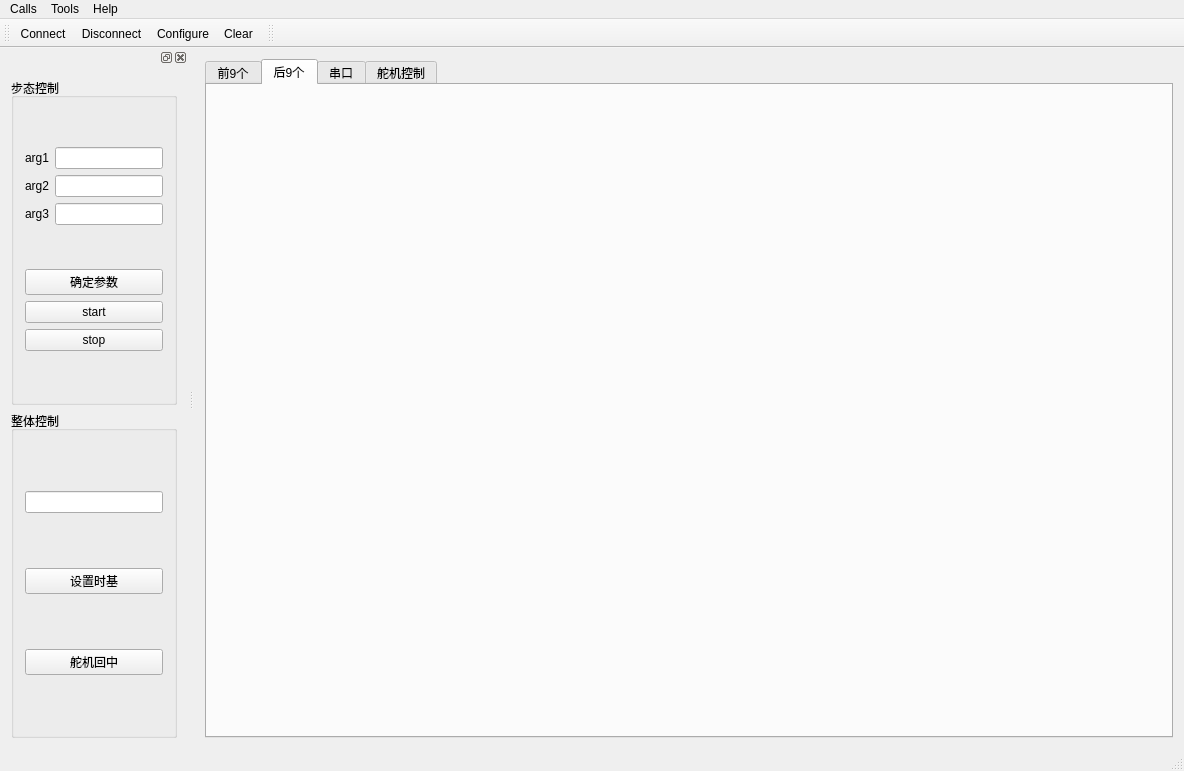
<?xml version="1.0" encoding="UTF-8"?>
<ui version="4.0">
 <class>MainWindow</class>
 <widget class="QMainWindow" name="MainWindow">
  <property name="geometry">
   <rect>
    <x>0</x>
    <y>0</y>
    <width>1184</width>
    <height>771</height>
   </rect>
  </property>
  <property name="windowTitle">
   <string>Simple Terminal</string>
  </property>
  <widget class="QWidget" name="centralWidget">
   <layout class="QHBoxLayout" name="horizontalLayout">
    <item>
     <widget class="QTabWidget" name="tabWidget">
      <property name="currentIndex">
       <number>1</number>
      </property>
      <widget class="QWidget" name="tab_3">
       <attribute name="title">
        <string>前9个</string>
       </attribute>
       <layout class="QGridLayout" name="gridLayout_3">
        <item row="0" column="0">
         <widget class="single" name="single_1" native="true"/>
        </item>
        <item row="3" column="0">
         <widget class="single" name="single_7" native="true"/>
        </item>
        <item row="2" column="2">
         <widget class="single" name="single_6" native="true"/>
        </item>
        <item row="3" column="1">
         <widget class="single" name="single_8" native="true"/>
        </item>
        <item row="2" column="1">
         <widget class="single" name="single_5" native="true"/>
        </item>
        <item row="0" column="2">
         <widget class="single" name="single_3" native="true"/>
        </item>
        <item row="2" column="0">
         <widget class="single" name="single_4" native="true"/>
        </item>
        <item row="3" column="2">
         <widget class="single" name="single_9" native="true"/>
        </item>
        <item row="0" column="1">
         <widget class="single" name="single_2" native="true"/>
        </item>
       </layout>
      </widget>
      <widget class="QWidget" name="tab_4">
       <attribute name="title">
        <string>后9个</string>
       </attribute>
       <layout class="QGridLayout" name="gridLayout">
        <item row="1" column="0">
         <widget class="single" name="single_13" native="true"/>
        </item>
        <item row="2" column="0">
         <widget class="single" name="single_16" native="true"/>
        </item>
        <item row="0" column="0">
         <widget class="single" name="single_10" native="true"/>
        </item>
        <item row="0" column="1">
         <widget class="single" name="single_11" native="true"/>
        </item>
        <item row="0" column="2">
         <widget class="single" name="single_12" native="true"/>
        </item>
        <item row="1" column="1">
         <widget class="single" name="single_14" native="true"/>
        </item>
        <item row="2" column="1">
         <widget class="single" name="single_17" native="true"/>
        </item>
        <item row="1" column="2">
         <widget class="single" name="single_15" native="true"/>
        </item>
        <item row="2" column="2">
         <widget class="single" name="single_18" native="true"/>
        </item>
       </layout>
      </widget>
      <widget class="QWidget" name="tab_7">
       <attribute name="title">
        <string>串口</string>
       </attribute>
       <layout class="QVBoxLayout" name="verticalLayout_3">
        <item>
         <widget class="QTextBrowser" name="textBrowser"/>
        </item>
        <item>
         <widget class="QTextEdit" name="textEdit"/>
        </item>
        <item>
         <widget class="QPushButton" name="pushButton_6">
          <property name="text">
           <string>PushButton</string>
          </property>
         </widget>
        </item>
       </layout>
      </widget>
      <widget class="QWidget" name="tab">
       <attribute name="title">
        <string>舵机控制</string>
       </attribute>
      </widget>
     </widget>
    </item>
   </layout>
  </widget>
  <widget class="QMenuBar" name="menuBar">
   <property name="geometry">
    <rect>
     <x>0</x>
     <y>0</y>
     <width>1184</width>
     <height>28</height>
    </rect>
   </property>
   <widget class="QMenu" name="menuCalls">
    <property name="title">
     <string>Calls</string>
    </property>
    <addaction name="actionConnect"/>
    <addaction name="actionDisconnect"/>
    <addaction name="separator"/>
    <addaction name="actionQuit"/>
   </widget>
   <widget class="QMenu" name="menuTools">
    <property name="title">
     <string>Tools</string>
    </property>
    <addaction name="actionConfigure"/>
    <addaction name="actionClear"/>
   </widget>
   <widget class="QMenu" name="menuHelp">
    <property name="title">
     <string>Help</string>
    </property>
    <addaction name="actionAbout"/>
    <addaction name="actionAboutQt"/>
   </widget>
   <addaction name="menuCalls"/>
   <addaction name="menuTools"/>
   <addaction name="menuHelp"/>
  </widget>
  <widget class="QToolBar" name="mainToolBar">
   <attribute name="toolBarArea">
    <enum>TopToolBarArea</enum>
   </attribute>
   <attribute name="toolBarBreak">
    <bool>false</bool>
   </attribute>
   <addaction name="actionConnect"/>
   <addaction name="actionDisconnect"/>
   <addaction name="actionConfigure"/>
   <addaction name="actionClear"/>
  </widget>
  <widget class="QStatusBar" name="statusBar"/>
  <widget class="QToolBar" name="toolBar">
   <property name="windowTitle">
    <string>toolBar</string>
   </property>
   <attribute name="toolBarArea">
    <enum>TopToolBarArea</enum>
   </attribute>
   <attribute name="toolBarBreak">
    <bool>false</bool>
   </attribute>
  </widget>
  <widget class="QDockWidget" name="dockWidget_2">
   <attribute name="dockWidgetArea">
    <number>1</number>
   </attribute>
   <widget class="QWidget" name="dockWidgetContents_2">
    <layout class="QVBoxLayout" name="verticalLayout_7">
     <item>
      <widget class="QGroupBox" name="groupBox">
       <property name="title">
        <string>步态控制</string>
       </property>
       <layout class="QVBoxLayout" name="verticalLayout_2">
        <item>
         <layout class="QGridLayout" name="gridLayout_4">
          <item row="1" column="0">
           <widget class="QLabel" name="label">
            <property name="text">
             <string>arg1</string>
            </property>
           </widget>
          </item>
          <item row="3" column="0">
           <widget class="QLabel" name="label_3">
            <property name="text">
             <string>arg3</string>
            </property>
           </widget>
          </item>
          <item row="2" column="1">
           <widget class="QLineEdit" name="lineEdit"/>
          </item>
          <item row="2" column="0">
           <widget class="QLabel" name="label_2">
            <property name="text">
             <string>arg2</string>
            </property>
           </widget>
          </item>
          <item row="1" column="1">
           <widget class="QLineEdit" name="lineEdit_3"/>
          </item>
          <item row="3" column="1">
           <widget class="QLineEdit" name="lineEdit_2"/>
          </item>
         </layout>
        </item>
        <item>
         <layout class="QVBoxLayout" name="verticalLayout_4">
          <item>
           <layout class="QVBoxLayout" name="verticalLayout_5">
            <item>
             <widget class="QPushButton" name="pushButton_2">
              <property name="text">
               <string>确定参数</string>
              </property>
             </widget>
            </item>
            <item>
             <widget class="QPushButton" name="pushButton_5">
              <property name="text">
               <string>start</string>
              </property>
             </widget>
            </item>
            <item>
             <widget class="QPushButton" name="pushButton_3">
              <property name="text">
               <string>stop</string>
              </property>
             </widget>
            </item>
           </layout>
          </item>
         </layout>
        </item>
       </layout>
      </widget>
     </item>
     <item>
      <widget class="QGroupBox" name="groupBox_2">
       <property name="title">
        <string>整体控制</string>
       </property>
       <layout class="QVBoxLayout" name="verticalLayout">
        <item>
         <widget class="QLineEdit" name="lineEdit_4"/>
        </item>
        <item>
         <widget class="QPushButton" name="pushButton_settime">
          <property name="text">
           <string>设置时基</string>
          </property>
         </widget>
        </item>
        <item>
         <widget class="QPushButton" name="pushButton_4">
          <property name="text">
           <string>舵机回中</string>
          </property>
         </widget>
        </item>
       </layout>
      </widget>
     </item>
    </layout>
   </widget>
  </widget>
  <action name="actionAbout">
   <property name="text">
    <string>&amp;About</string>
   </property>
   <property name="toolTip">
    <string>About program</string>
   </property>
   <property name="shortcut">
    <string>Alt+A</string>
   </property>
  </action>
  <action name="actionAboutQt">
   <property name="text">
    <string>About Qt</string>
   </property>
  </action>
  <action name="actionConnect">
   <property name="icon">
    <iconset resource="terminal.qrc">
     <normaloff>:/images/connect.png</normaloff>:/images/connect.png</iconset>
   </property>
   <property name="text">
    <string>C&amp;onnect</string>
   </property>
   <property name="toolTip">
    <string>Connect to serial port</string>
   </property>
   <property name="shortcut">
    <string>Ctrl+O</string>
   </property>
  </action>
  <action name="actionDisconnect">
   <property name="icon">
    <iconset resource="terminal.qrc">
     <normaloff>:/images/disconnect.png</normaloff>:/images/disconnect.png</iconset>
   </property>
   <property name="text">
    <string>&amp;Disconnect</string>
   </property>
   <property name="toolTip">
    <string>Disconnect from serial port</string>
   </property>
   <property name="shortcut">
    <string>Ctrl+D</string>
   </property>
  </action>
  <action name="actionConfigure">
   <property name="icon">
    <iconset resource="terminal.qrc">
     <normaloff>:/images/settings.png</normaloff>:/images/settings.png</iconset>
   </property>
   <property name="text">
    <string>&amp;Configure</string>
   </property>
   <property name="toolTip">
    <string>Configure serial port</string>
   </property>
   <property name="shortcut">
    <string>Alt+C</string>
   </property>
  </action>
  <action name="actionClear">
   <property name="icon">
    <iconset resource="terminal.qrc">
     <normaloff>:/images/clear.png</normaloff>:/images/clear.png</iconset>
   </property>
   <property name="text">
    <string>C&amp;lear</string>
   </property>
   <property name="toolTip">
    <string>Clear data</string>
   </property>
   <property name="shortcut">
    <string>Alt+L</string>
   </property>
  </action>
  <action name="actionQuit">
   <property name="icon">
    <iconset resource="terminal.qrc">
     <normaloff>:/images/application-exit.png</normaloff>:/images/application-exit.png</iconset>
   </property>
   <property name="text">
    <string>&amp;Quit</string>
   </property>
   <property name="shortcut">
    <string>Ctrl+Q</string>
   </property>
  </action>
  <action name="actiondocks">
   <property name="text">
    <string>docks</string>
   </property>
  </action>
 </widget>
 <layoutdefault spacing="6" margin="11"/>
 <customwidgets>
  <customwidget>
   <class>single</class>
   <extends>QWidget</extends>
   <header location="global">single.h</header>
   <container>1</container>
  </customwidget>
 </customwidgets>
 <resources>
  <include location="terminal.qrc"/>
 </resources>
 <connections/>
</ui>
